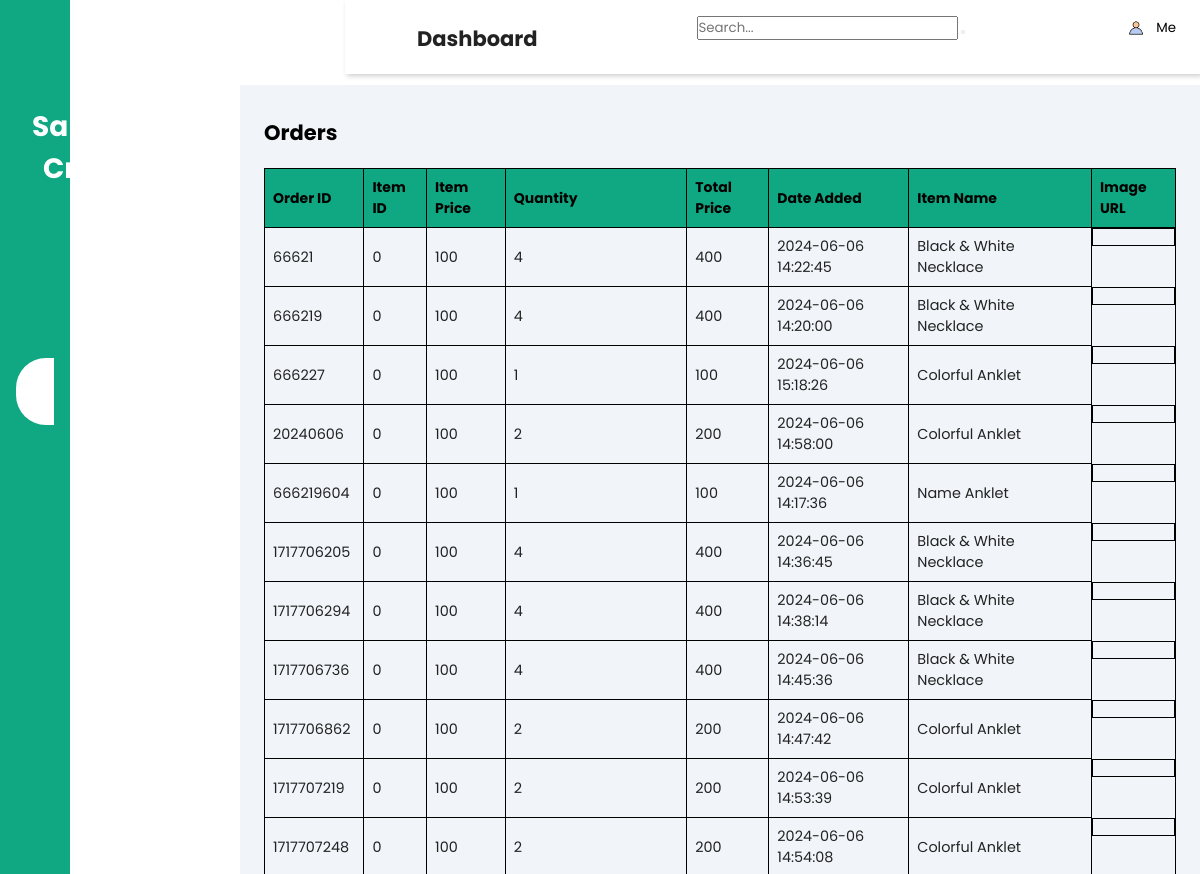
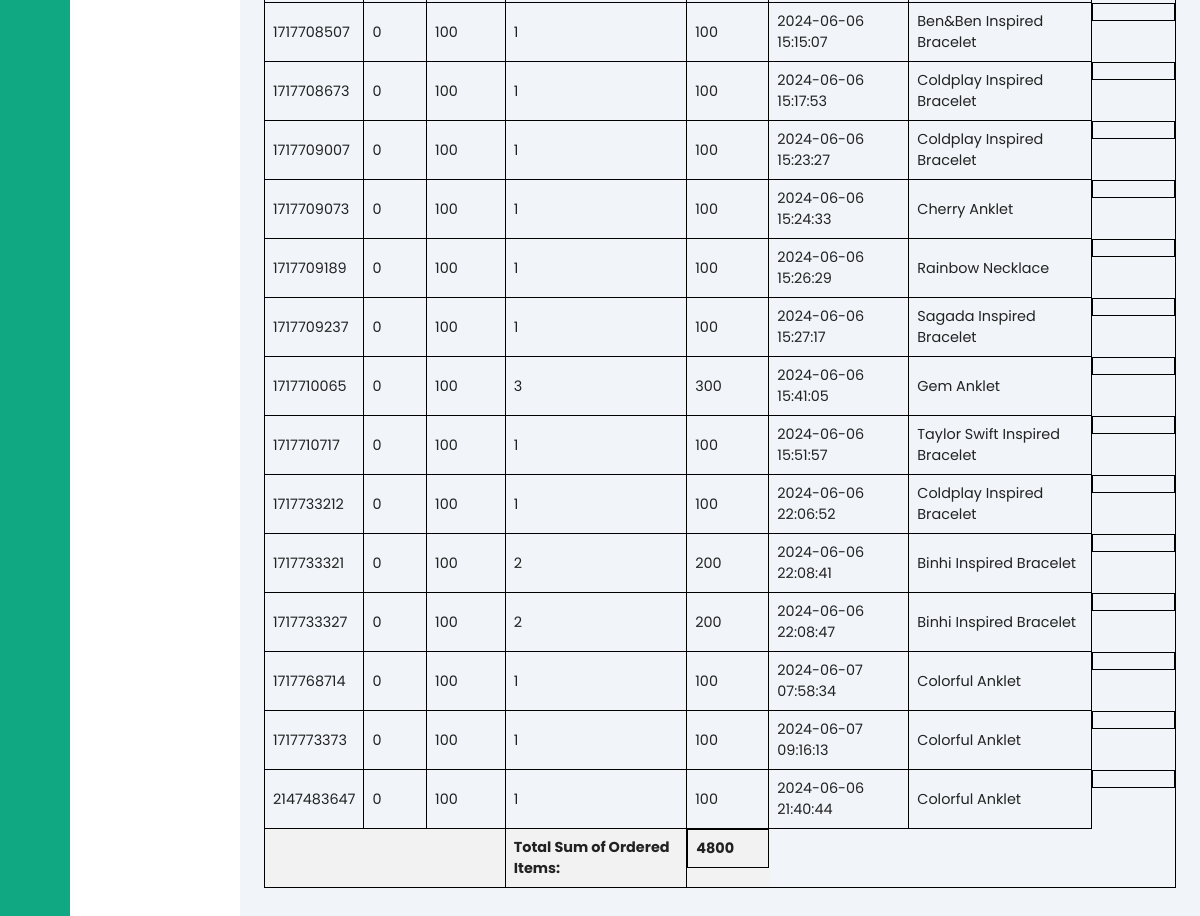
/orders.php, run on the app's committed database (2 pictures, top to bottom).
### tables this page shows
CREATE TABLE `orders` (
  `order_id` int(255) NOT NULL,
  `item_id` int(30) NOT NULL,
  `item_price` int(11) NOT NULL,
  `quantity` int(30) NOT NULL,
  `date_added` timestamp NOT NULL DEFAULT current_timestamp() ON UPDATE current_timestamp(),
  `item_name` varchar(300) NOT NULL,
  `image_url` varchar(300) NOT NULL,
  `user_id` int(11) NOT NULL,
  `total_amount` decimal(10,2) NOT NULL,
  `status` varchar(20) NOT NULL
);

### orders.php (the view, shortened to what this page needs)
<?php
include('config.php'); ?>
<!DOCTYPE html>
<html lang="en">
    <head>
        <link rel="stylesheet" href="https://maxst.icons8.com/vue-static/landings/line-awesome/line-awesome/1.3.0/css/line-awesome.min.css">
        <link rel="stylesheet" href="admin.css">
        <link rel="stylesheet" href="admin2.css">
        <link rel="stylesheet" href="admin1.css">
        <link rel="stylesheet" href="account.css">
    </head>
    <header>
                <h2>
                    <label for="nav-toggle">
                        <span class="las la-bars"></span>
                    </label>
                    Dashboard
                </h2>
                <form class="search-form" action="search.php" method="get">
            <input type="text" name="query" placeholder="Search...">
                <button type="submit"><i class="fa fa-search"></i></button>
        </form>
        <div class="header-actions">
        <div class="account-container">
          <button class="account-icon">
            <img src="image/account.png" alt="Account Icon">
            <p>Me</p>
        </div>
        </div>
        </header>
    <body>
        <div class="sidebar">
            <div class="sidebar-brand">
                <h1><span class=""></span> <span>Sann's Craft</span>
                </h1>
            </div>
            <div class="sidebar-menu">
                <ul>
                    <li>
                        <a href="dashboard.php"><span class="las la-igloo"></span>
                            <span>Dashboard</span></a>
                    </li>
                    <li>
                        <a href="customer.php"><span class="las la-users"></span>
                            <span>Customers</span></a>
                    </li>
                    <li>
                        <a href="orders.php" class="active"><span class="las la-book"></span>
                            <span>Orders</span></a>
                    </li>
                    <li>
                        <a href="product.php"><span class="las la-shopping-bag"></span>
                            <span>Product</span></a>
                    </li>
                    <li>
                        <a href="accounts.php"><span class="las la-user-circle"></span>
                            <span>Accounts</span></a>
                    </li>
                </ul>
            </div>
        </div>
<main>
    <h2>Orders</h2>
    <table>
            <?php
            $sql = "SELECT * FROM orders";
            $result = $conn->query($sql);
            if ($result->num_rows > 0) {
                echo "<table><tr><th>Order ID</th><th>Item ID</th><th>Item Price</th><th>Quantity</th><th>Total Price</th><th>Date Added</th><th>Item Name</th><th>Image URL</th></tr>";
                $totalOrderPrice = 0;
                while($row = $result->fetch_assoc()) {
                    $itemPrice = $row["item_price"];
                    $quantity = $row["quantity"];
                    $totalPrice = $itemPrice * $quantity;
                    $totalOrderPrice += $totalPrice;
                    echo "<tr><td>".$row["order_id"]."</td><td>".$row["item_id"]."</td><td>".$row["item_price"]."</td><td>".$row["quantity"]."</td><td>".$totalPrice."</td><td>".$row["date_added"]."</td><td>".$row["item_name"]."</td><td>".$row["image_url"]."</td></tr>";
                }
                echo "<tr class='total-sum'><td colspan='3'></td><td>Total Sum of Ordered Items:</td><td colspan='3'>$totalOrderPrice</td></tr>";
                echo "</table>";
            } else {
                echo "0 results";
            }
            ?>
    </table>
</main>

### admin.css (style rules this page uses)
body { font-size: .875rem; }
.sidebar { position: fixed; top: 0; bottom: 0; left: 0; z-index: 100; padding: 48px 0 0; }

### admin2.css (style rules this page uses)
.sidebar-menu a.active { background: #ffff; padding-top: 1rem; padding-bottom: 1rem; color: #10a882; border-radius: 30px 0px 0px 30px; }
main { margin-left: 20%; padding: 10px; }
table { width: 100%; border-collapse: collapse; }
table, th, td { border: 1px solid black; }
th, td { padding: 8px; text-align: left; }

### admin1.css (style rules this page uses)
:root { --main-color: #10a882; --color-dark: #000000; --text-grey: #3a3b3d; }
* { padding: 0; margin: 0; box-sizing: border-box; list-style-type: none; text-decoration: none; font-family: 'Poppins', sans-serif; cursor: pointer; }
.sidebar { width: 345px; position: fixed; left: 0; top: 0; height: 100%; background: var(--main-color); z-index: 100; transition: width 300ms; }
.sidebar-brand { height: 90px; padding: 1rem 0rem 1rem 2rem; color: #fff; }
.sidebar-brand span { display: inline-block; padding-right: 1rem; }
.sidebar-menu { margin-top: 1rem; }
.sidebar-menu li { width: 100%; margin-bottom: 1.7rem; padding-left: 1rem; }
.sidebar-menu a { padding-left: 1rem; display: block; color: #fff; font-size: 1.1rem; }
.sidebar-menu a.active { background: #fff; padding-top: 1rem; padding-bottom: 1rem; color: var(--main-color); border-radius: 30px 0px 0px 30px; }
.sidebar-menu a span:first-child { font-size: 1.5rem; padding-right: 1rem; }
header { display: flex; justify-content: space-between; padding: 1rem 1.5rem; box-shadow: 2px 2px 5px rgba(0,0,0,0.2); position: fixed; left: 345px; width: calc(100% - 345px); top: 0; z-index: 100; }
header h2 { color: #222; }
header label span { font-size: 1.7rem; padding-right: 1rem ; }
header label span { font-size: 1.7rem; padding-left: 2rem; }
main { margin-top: 85px; padding: 2rem 1.5rem; background: #f1f5f9; min-height: calc(100vh - 90px); }
table { border-collapse: collapse; }
td { padding: .5rem 1rem; font-size: .9rem; color: #222; }
tr td:last-child { display: flex; align-items: center; }
@media only screen and (max-width: 1200px) { .sidebar { width: 70px; } }
@media only screen and (max-width: 1200px) { .sidebar.sidebar-brand, .sidebar li { padding: 1rem; text-align: center; } }
@media only screen and (max-width: 1200px) { .sidebar li a { padding-left: 0rem; } }

### account.css (style rules this page uses)
.account-container { position: relative; display: inline-block; }
.account-icon { display: flex; align-items: center; background: none; border: none; cursor: pointer; outline: none; }
.account-icon img { width: 24px; height: 24px; margin-right: 8px; }

### orders.php (style rules this page uses)
h1 { text-align: center; }
table { width: 100%; border-collapse: collapse; margin-bottom: 20px; }
table, th, td { border: 1px solid black; }
th, td { padding: 8px; text-align: left; }
th { background-color: #10a882; }
.total-sum { background-color: #f2f2f2; font-weight: bold; }

### data on the page
orders: order_id "66621", item "0", item_price "100", quantity "4", totalPrice "400", date_added "2024-06-06 14:22:45", item_name "Black & White Necklace"
orders: order_id "666219", item "0", item_price "100", quantity "4", totalPrice "400", date_added "2024-06-06 14:20:00", item_name "Black & White Necklace"
orders: order_id "666227", item "0", item_price "100", quantity "1", date_added "2024-06-06 15:18:26", item_name "Colorful Anklet"
orders: order_id "20240606", item "0", item_price "100", quantity "2", totalPrice "200", date_added "2024-06-06 14:58:00", item_name "Colorful Anklet"
orders: order_id "666219604", item "0", item_price "100", quantity "1", date_added "2024-06-06 14:17:36", item_name "Name Anklet"
orders: order_id "1717706205", item "0", item_price "100", quantity "4", totalPrice "400", date_added "2024-06-06 14:36:45", item_name "Black & White Necklace"
orders: order_id "1717706294", item "0", item_price "100", quantity "4", totalPrice "400", date_added "2024-06-06 14:38:14", item_name "Black & White Necklace"
orders: order_id "1717706736", item "0", item_price "100", quantity "4", totalPrice "400", date_added "2024-06-06 14:45:36", item_name "Black & White Necklace"
orders: order_id "1717706862", item "0", item_price "100", quantity "2", totalPrice "200", date_added "2024-06-06 14:47:42", item_name "Colorful Anklet"
orders: order_id "1717707219", item "0", item_price "100", quantity "2", totalPrice "200", date_added "2024-06-06 14:53:39", item_name "Colorful Anklet"
orders: order_id "1717707248", item "0", item_price "100", quantity "2", totalPrice "200", date_added "2024-06-06 14:54:08", item_name "Colorful Anklet"
orders: order_id "1717708507", item "0", item_price "100", quantity "1", date_added "2024-06-06 15:15:07", item_name "Ben&Ben Inspired Bracelet"
orders: order_id "1717708673", item "0", item_price "100", quantity "1", date_added "2024-06-06 15:17:53", item_name "Coldplay Inspired Bracelet"
orders: order_id "1717709007", item "0", item_price "100", quantity "1", date_added "2024-06-06 15:23:27", item_name "Coldplay Inspired Bracelet"
orders: order_id "1717709073", item "0", item_price "100", quantity "1", date_added "2024-06-06 15:24:33", item_name "Cherry Anklet"
orders: order_id "1717709189", item "0", item_price "100", quantity "1", date_added "2024-06-06 15:26:29", item_name "Rainbow Necklace"
orders: order_id "1717709237", item "0", item_price "100", quantity "1", date_added "2024-06-06 15:27:17", item_name "Sagada Inspired Bracelet"
orders: order_id "1717710065", item "0", item_price "100", quantity "3", totalPrice "300", date_added "2024-06-06 15:41:05", item_name "Gem Anklet"
orders: order_id "1717710717", item "0", item_price "100", quantity "1", date_added "2024-06-06 15:51:57", item_name "Taylor Swift Inspired Bracelet"
orders: order_id "1717733212", item "0", item_price "100", quantity "1", date_added "2024-06-06 22:06:52", item_name "Coldplay Inspired Bracelet"
orders: order_id "1717733321", item "0", item_price "100", quantity "2", totalPrice "200", date_added "2024-06-06 22:08:41", item_name "Binhi Inspired Bracelet"
orders: order_id "1717733327", item "0", item_price "100", quantity "2", totalPrice "200", date_added "2024-06-06 22:08:47", item_name "Binhi Inspired Bracelet"
orders: order_id "1717768714", item "0", item_price "100", quantity "1", date_added "2024-06-07 07:58:34", item_name "Colorful Anklet"
orders: order_id "1717773373", item "0", item_price "100", quantity "1", date_added "2024-06-07 09:16:13", item_name "Colorful Anklet"
orders: order_id "2147483647", item "0", item_price "100", quantity "1", date_added "2024-06-06 21:40:44", item_name "Colorful Anklet"

### other printed values
$totalOrderPrice "4800"
